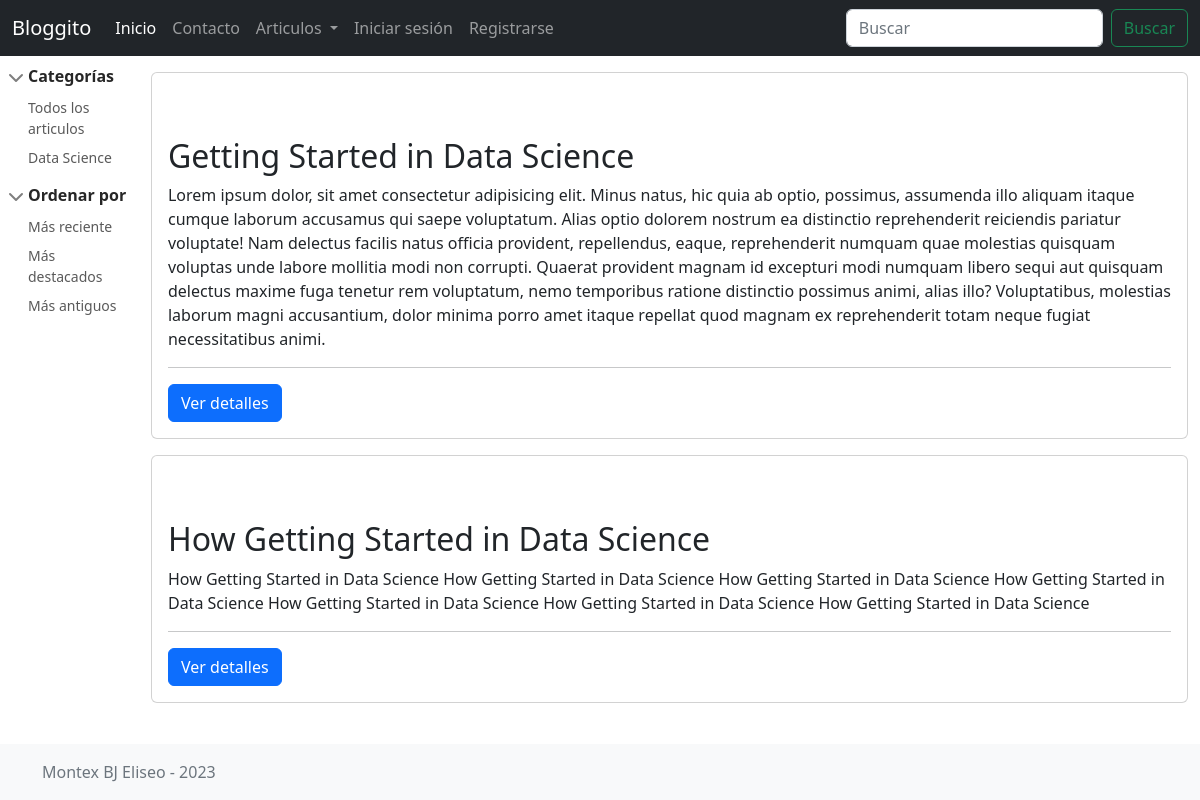
/posts/, run on an earlier commit of the app's database.
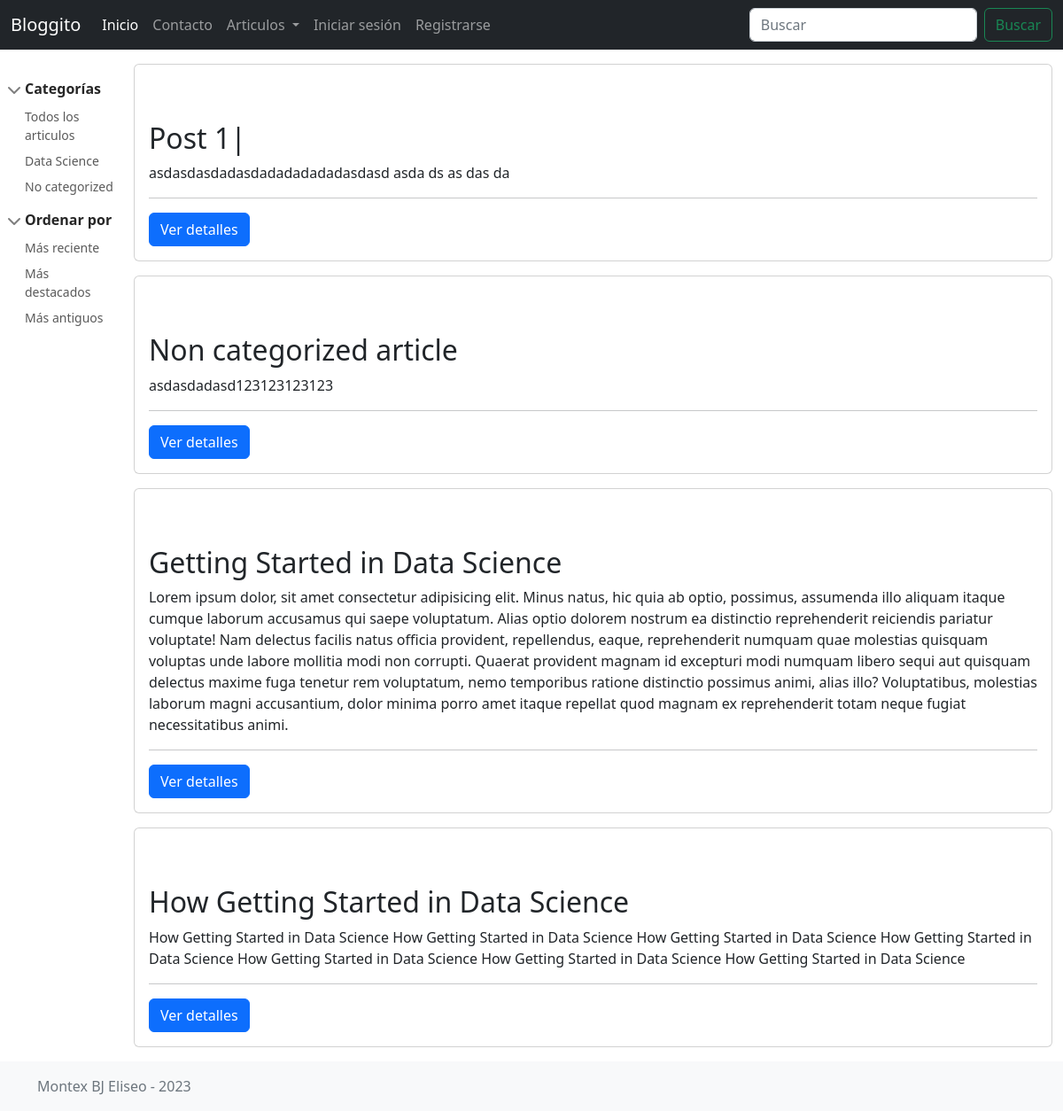
And on a later commit of the database.
### apps/posts/models.py (models this page shows, shortened)
class Category(models.Model):
    name = models.CharField(max_length=100)
    description = models.TextField()
    created_at = models.DateTimeField(auto_now = True, editable=False)
    updated_at = models.DateTimeField(auto_now_add = True, editable=False)
    def get_filterby_link(self):
        url = reverse('posts:index')
        return f"{url}?category={self.pk}"

class Post(models.Model):
    title = models.CharField(max_length=100)
    short_description = models.TextField()
    image = models.ImageField()
    content = models.TextField()
    created_at = models.DateTimeField(auto_now=True, editable=False)
    updated_at = models.DateTimeField(auto_now_add=True, editable=False)
    author = models.ForeignKey(get_user_model(), null=True, on_delete=models.SET_NULL)
    category = models.ForeignKey(Category, null=True, on_delete=models.SET_NULL)
    tags = models.ManyToManyField(Tag)
    def get_absolute_url(self):
        return reverse('posts:view', args=[self.pk])

### apps/posts/views.py (the view, shortened to what this page needs)
# urls.py: path('', PostListView.as_view(), name = 'index'),
class PostListView(ListView):
    model = Post
    template_name = "posts/post_list.html"
    context_object_name = "posts"
    def get_queryset(self):
        queryset = Post.objects.all().order_by("-created_at")
        category = self.request.GET.get("category", "")
        q = self.request.GET.get("q", "")
        if category:
            queryset = queryset.filter(Q(category__id=category))
        return queryset
    def get_context_data(self, **kwargs):
        context = super().get_context_data(**kwargs)
        context["categories"] = Category.objects.all()
        return context

### templates/posts/post_list.html (shortened to what this page needs)
{% extends 'base.html' %}
{% block content %}
<main class="d-flex">
    {% include 'posts/sidebar.html' %}
    <section class="container">
        {% for post in posts %}
        <article class="card  my-3">
            <div class="card-body">
                <h2 class="mt-5">{{post.title}}</h2>
                <p>{{post.short_description}}</p>
                <hr>
                <a class="btn btn-primary" href="{{post.get_absolute_url}}">Ver detalles</a>
            </div>
        </article>
        {% empty %}
        <h1>No hay articulos para mostrar</h1>
        {% endfor %}
    </section>
</main>
{% endblock content %}

### templates/posts/sidebar.html
<aside class="bd-sidebar">
    <nav class="collapse bd-links" id="bd-docs-nav" aria-label="Docs navigation">
        <ul class="list-unstyled mb-0 py-3 pt-md-1">
            <li class="mb-1">
                <button class="btn d-inline-flex align-items-center rounded" data-bs-toggle="collapse"
                    data-bs-target="#collapse1" aria-expanded="true">
                    Categorías
                </button>
                <div class="collapse show" id="collapse1">
                    <ul class="list-unstyled fw-normal pb-1 small">
                        <li><a href="{% url 'posts:index' %}" class="d-inline-flex align-items-center rounded">Todos los
                                articulos</a></li>
                        {% for category in categories %}
                        <li><a href="{{category.get_filterby_link}}"
                                class="d-inline-flex align-items-center rounded">{{category.name}}</a></li>
                        {% empty %}
                        No hay categorías
                        {% endfor %}
                    </ul>
                </div>
            </li>
            <li class="mb-1">
                <button class="btn d-inline-flex align-items-center rounded" data-bs-toggle="collapse"
                    data-bs-target="#collapse2" aria-expanded="true">
                    Ordenar por
                </button>
                <div class="collapse show" id="collapse2">
                    <ul class="list-unstyled fw-normal pb-1 small">
                        <li><a href="#" class="d-inline-flex align-items-center rounded">Más reciente</a></li>
                        <li><a href="#" class="d-inline-flex align-items-center rounded">Más destacados</a></li>
                        <li><a href="#" class="d-inline-flex align-items-center rounded">Más antiguos</a></li>
                    </ul>
                </div>
            </li>
        </ul>
    </nav>
</aside>

What changed in the data, as far as the page shows it:
added Category: name "No categorized"
added Post: title "Post 1|", short_description "asdasdasdadasdadadadadadasdasd asda ds as das da"
added Post: title "Non categorized article", short_description "asdasdadasd123123123123"
